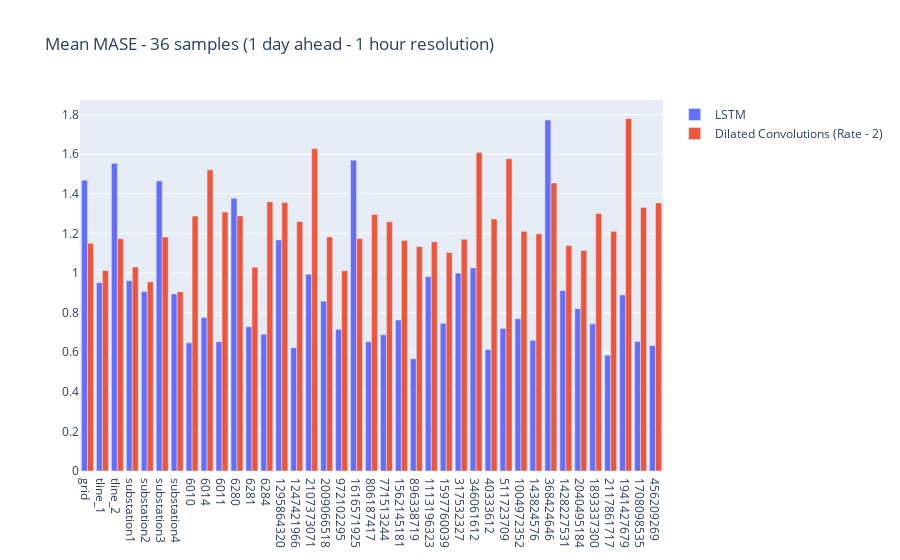

This figure's notebook cell:
### Markdown cell above
plot error in chart

### Code cell
fig = go.Figure(data=[
    go.Bar(name='LSTM', x=const.TS, y=mase_vals_lstm),
#     go.Bar(name='Dilated Convolutions (Rate - 1)', x=const.TS, y=mase_vals_cnn_d1),
    go.Bar(name='Dilated Convolutions (Rate - 2)', x=const.TS, y=mase_vals_cnn),
#     go.Bar(name='Dilated Convolutions (Rate - 3)', x=const.TS, y=mase_vals_cnn_d3)
])
# Change the bar mode
fig.update_layout(barmode='group')
fig.update_layout(title='Mean MASE - 36 samples (1 day ahead - 1 hour resolution)')
fig.show()
